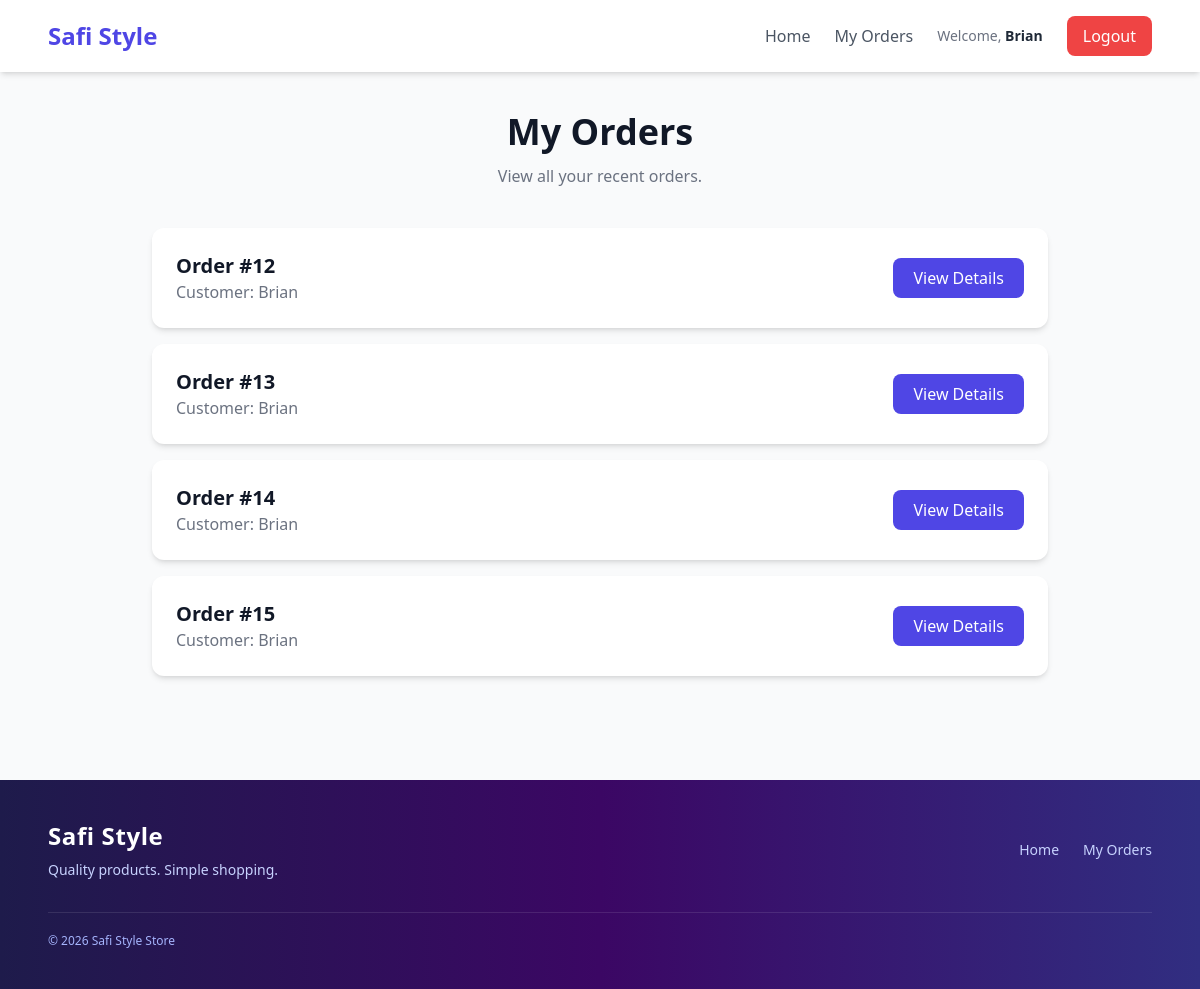
The page /orders/ (signed in) on the database as committed earlier.
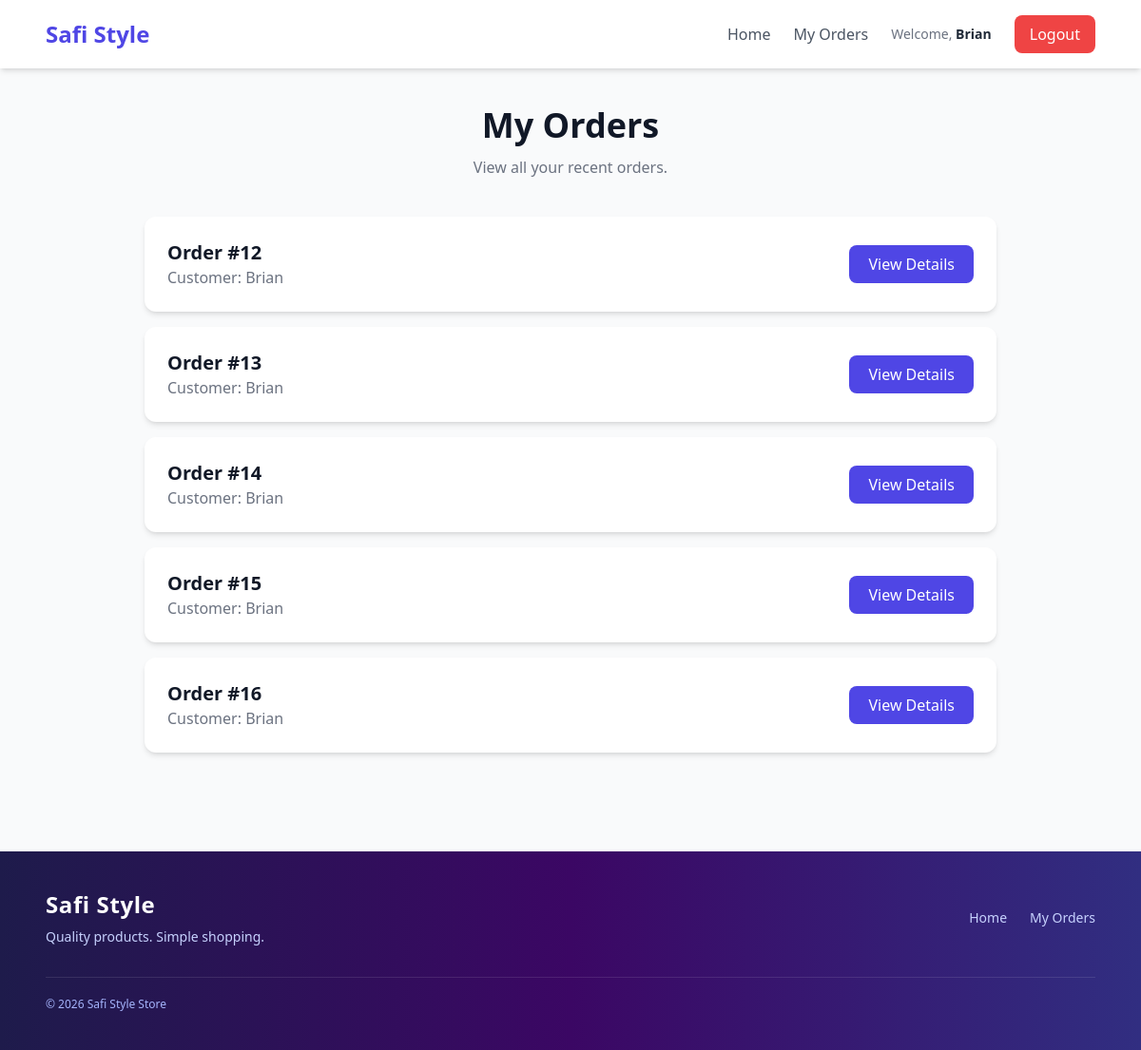
The same page on the database as committed later.
### myapp/models.py (models this page shows, shortened)
class Order(models.Model):
    user = models.ForeignKey(
        User,
        on_delete=models.CASCADE
    )
    created_at = models.DateTimeField(
        auto_now_add=True
    )

### myapp/views.py (the view)
@login_required
def order_list(request):
    orders = Order.objects.filter(
        user=request.user
    )
    return render(
        request,
        "order_list.html",
        {"orders": orders}
    )

### myapp/templates/order_list.html
{% extends 'base.html' %}
{% block content %}
<div class="max-w-4xl mx-auto">
<div class="text-center mb-10">
    <h1 class="text-4xl font-bold text-gray-900 mb-3">
        My Orders
    </h1>
    <p class="text-gray-500">
        View all your recent orders.
    </p>
</div>
<div class="space-y-4">
    {% for order in orders %}
    <div class="bg-white shadow-md rounded-xl p-6 hover:shadow-lg transition duration-300">
        <div class="flex justify-between items-center">
            <div>
                <h2 class="text-xl font-semibold text-gray-900">
                    Order #{{ order.id }}
                </h2>
                <p class="text-gray-500">
                    Customer: {{ order.user.username }}
                </p>
            </div>
            <a href="{% url 'order_detail' order.id %}"
               class="bg-indigo-600 text-white px-5 py-2 rounded-lg hover:bg-indigo-700 transition">
                View Details
            </a>
        </div>
    </div>
    {% empty %}
    <div class="bg-white shadow rounded-xl p-10 text-center">
        <p class="text-gray-500 text-lg">
            No Orders Found
        </p>
    </div>
    {% endfor %}
</div>
</div>
{% endblock %}

### myapp/templates/base.html (shortened to what this page needs)
<!DOCTYPE html>
<html lang="en">
<head>
<script src="https://cdn.tailwindcss.com"></script>
</head>
<body class="bg-gray-50 text-gray-800 min-h-screen">
<nav class="bg-white shadow-md">
    <div class="max-w-6xl mx-auto px-6 py-4 flex items-center justify-between">
        <a href="/" class="text-2xl font-bold text-indigo-600">
            Safi Style
        </a>
        <div class="flex items-center gap-6">
            <a href="/"
               class="text-gray-600 hover:text-indigo-600 font-medium transition">
                Home
            </a>
            {% if user.is_authenticated %}
                <a href="/orders/"
                   class="text-gray-600 hover:text-indigo-600 font-medium transition">
                    My Orders
                </a>
                <span class="text-sm text-gray-500">
                    Welcome, <strong class="text-gray-800">{{ user.username }}</strong>
                </span>
                <a href="{% url 'logout' %}"
                   class="bg-red-500 text-white px-4 py-2 rounded-lg hover:bg-red-600 transition">
                    Logout
                </a>
            {% endif %}
        </div>
    </div>
</nav>
<main class="max-w-6xl mx-auto px-6 py-10">
    {% block content %}
    {% endblock %}
</main>
<footer class="bg-gradient-to-r from-indigo-950 via-purple-950 to-indigo-900 text-white mt-16">
    <div class="max-w-6xl mx-auto px-6 py-10">
    <div class="flex flex-col md:flex-row items-center justify-between gap-6">
        <div class="text-center md:text-left">
            <div class="flex items-center justify-center md:justify-start gap-3 mb-2">
                <h3 class="text-2xl font-bold tracking-wide">
                    Safi Style
                </h3>
            </div>
            <p class="text-indigo-200 text-sm">
                Quality products. Simple shopping.
            </p>
        </div>
        <div class="flex items-center gap-6 text-sm">
            <a href="/" class="text-indigo-200 hover:text-white transition">
                Home
            </a>
            {% if user.is_authenticated %}
                <a href="/orders/" class="text-indigo-200 hover:text-white transition">
                    My Orders
                </a>
            {% endif %}
        </div>
    </div>
    <div class="border-t border-white/10 mt-8 pt-5 flex flex-col sm:flex-row items-center justify-between gap-2">
        <p class="text-xs text-indigo-300">
            &copy; 2026 Safi Style Store
        </p>
    </div>
</div>
</footer>
</body>
</html>

Rows that differ between the two databases and show on the page:
added Order: id "16", user.username "Brian"
